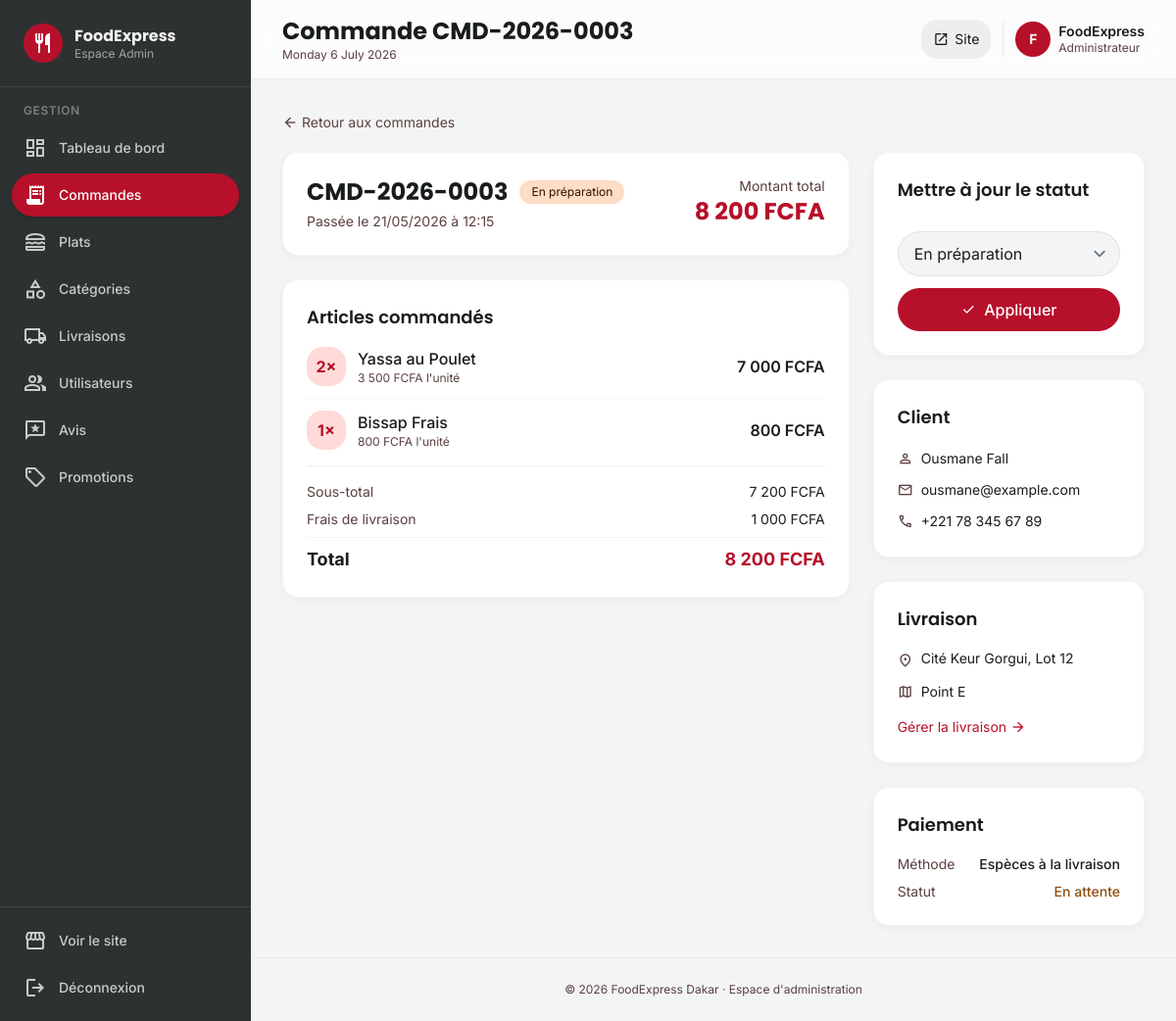
/admin/commande-detail.php?id=3 (signed in), run on the app's committed database.
### tables this page shows
CREATE TABLE IF NOT EXISTS commandes (
    id INT AUTO_INCREMENT PRIMARY KEY,
    numero VARCHAR(20) NOT NULL UNIQUE,
    user_id INT NOT NULL,
    sous_total DECIMAL(10,2) NOT NULL,
    frais_livraison DECIMAL(10,2) DEFAULT 1000.00,
    reduction DECIMAL(10,2) DEFAULT 0.00,
    code_promo VARCHAR(50) DEFAULT NULL,
    total DECIMAL(10,2) NOT NULL,
    adresse_livraison VARCHAR(255) NOT NULL,
    quartier VARCHAR(100) NOT NULL,
    telephone VARCHAR(30) NOT NULL,
    instructions TEXT,
    statut ENUM('en_attente','confirmee','en_preparation','en_livraison','livree','annulee') DEFAULT 'en_attente',
    methode_paiement ENUM('especes','wave','orange_money','carte') DEFAULT 'especes',
    created_at DATETIME DEFAULT CURRENT_TIMESTAMP,
    updated_at DATETIME DEFAULT CURRENT_TIMESTAMP ON UPDATE CURRENT_TIMESTAMP,
    FOREIGN KEY (user_id) REFERENCES users(id) ON DELETE CASCADE,
    INDEX idx_user (user_id),
    INDEX idx_statut (statut),
    INDEX idx_numero (numero)
);

CREATE TABLE IF NOT EXISTS details_commandes (
    id INT AUTO_INCREMENT PRIMARY KEY,
    commande_id INT NOT NULL,
    plat_id INT NOT NULL,
    nom_plat VARCHAR(150) NOT NULL,
    prix_unitaire DECIMAL(10,2) NOT NULL,
    quantite INT NOT NULL,
    sous_total DECIMAL(10,2) NOT NULL,
    options VARCHAR(500) DEFAULT NULL,
    FOREIGN KEY (commande_id) REFERENCES commandes(id) ON DELETE CASCADE,
    FOREIGN KEY (plat_id) REFERENCES plats(id) ON DELETE RESTRICT,
    INDEX idx_commande (commande_id)
);

CREATE TABLE IF NOT EXISTS users (
    id INT AUTO_INCREMENT PRIMARY KEY,
    nom VARCHAR(100) NOT NULL,
    prenom VARCHAR(100) NOT NULL,
    email VARCHAR(150) NOT NULL UNIQUE,
    telephone VARCHAR(30) DEFAULT NULL,
    adresse VARCHAR(255) DEFAULT NULL,
    quartier VARCHAR(100) DEFAULT NULL,
    password_hash VARCHAR(255) NOT NULL,
    role ENUM('client','admin') NOT NULL DEFAULT 'client',
    avatar VARCHAR(255) DEFAULT NULL,
    reset_token VARCHAR(255) DEFAULT NULL,
    reset_expires DATETIME DEFAULT NULL,
    created_at DATETIME DEFAULT CURRENT_TIMESTAMP,
    INDEX idx_email (email),
    INDEX idx_role (role)
);

### includes/functions.php (called while the page is built, shortened)
<?php
function e($value) {
    return htmlspecialchars((string)$value, ENT_QUOTES | ENT_HTML5, 'UTF-8');
}
function formatPrice($amount) {
    return number_format((float)$amount, 0, ',', ' ') . ' FCFA';
}
function statutLabel($statut) {
    $labels = [
        'en_attente'      => ['En attente', 'bg-secondary-container text-on-secondary-container'],
        'confirmee'       => ['Confirmée', 'bg-tertiary-fixed text-on-tertiary-fixed'],
        'en_preparation'  => ['En préparation', 'bg-secondary-fixed text-on-secondary-fixed'],
        'en_livraison'    => ['En livraison', 'bg-primary-fixed text-on-primary-fixed'],
        'livree'          => ['Livrée', 'bg-tertiary text-on-tertiary'],
        'annulee'         => ['Annulée', 'bg-error-container text-on-error-container'],
    ];
    return $labels[$statut] ?? [$statut, 'bg-gray-200'];
}
function paiementLabel($methode) {
    return [
        'especes'       => 'Espèces à la livraison',
        'wave'          => 'Wave',
        'orange_money'  => 'Orange Money',
        'carte'         => 'Carte bancaire',
    ][$methode] ?? $methode;
}

### admin/commande-detail.php (the view, shortened to what this page needs)
<?php
require_once __DIR__ . '/../config/database.php';
$id = (int)($_GET['id'] ?? 0);
$stmt = $pdo->prepare("
    SELECT c.*, u.prenom, u.nom, u.email, u.telephone AS tel_user
    FROM commandes c JOIN users u ON u.id = c.user_id
    WHERE c.id = ?
");
$stmt->execute([$id]);
$commande = $stmt->fetch();
$stmt = $pdo->prepare("SELECT * FROM details_commandes WHERE commande_id = ?");
$stmt->execute([$id]);
$details = $stmt->fetchAll();
$stmt = $pdo->prepare("SELECT * FROM paiements WHERE commande_id = ? LIMIT 1");
$stmt->execute([$id]);
$paiement = $stmt->fetch();
[$label, $cls] = statutLabel($commande['statut']);
include __DIR__ . '/../includes/admin-sidebar.php';
?>
<div class="mb-4">
    <a href="commandes.php" class="inline-flex items-center gap-1 text-sm text-on-surface-variant hover:text-primary">
        <span class="material-symbols-outlined text-base">arrow_back</span> Retour aux commandes
    </a>
</div>
<div class="grid grid-cols-1 lg:grid-cols-3 gap-6">
    <div class="lg:col-span-2 space-y-6">
        <div class="bg-white rounded-2xl p-6 shadow-soft border border-outline-variant/20">
            <div class="flex items-start justify-between flex-wrap gap-3">
                <div>
                    <div class="flex items-center gap-3">
                        <h2 class="font-display font-bold text-2xl"><?= e($commande['numero']) ?></h2>
                        <span class="text-xs px-3 py-1 rounded-full <?= $cls ?>"><?= $label ?></span>
                    </div>
                    <p class="text-sm text-on-surface-variant mt-1">
                        Passée le <?= date('d/m/Y à H:i', strtotime($commande['created_at'])) ?>
                    </p>
                </div>
                <div class="text-right">
                    <div class="text-sm text-on-surface-variant">Montant total</div>
                    <div class="font-display font-bold text-2xl text-primary"><?= formatPrice($commande['total']) ?></div>
                </div>
            </div>
        </div>
        <div class="bg-white rounded-2xl p-6 shadow-soft border border-outline-variant/20">
            <h3 class="font-display font-semibold text-lg mb-4">Articles commandés</h3>
            <div class="space-y-3">
                <?php foreach ($details as $d): ?>
                    <div class="flex items-center gap-3 pb-3 border-b border-outline-variant/15 last:border-0 last:pb-0">
                        <div class="w-10 h-10 rounded-lg bg-primary-fixed text-primary font-bold flex items-center justify-center flex-shrink-0">
                            <?= $d['quantite'] ?>×
                        </div>
                        <div class="flex-1">
                            <div class="font-medium"><?= e($d['nom_plat']) ?></div>
                            <div class="text-xs text-on-surface-variant"><?= formatPrice($d['prix_unitaire']) ?> l'unité</div>
                        </div>
                        <div class="font-semibold"><?= formatPrice($d['sous_total']) ?></div>
                    </div>
                <?php endforeach; ?>
            </div>
            <div class="mt-4 pt-4 border-t border-outline-variant/30 space-y-2 text-sm">
                <div class="flex justify-between"><span class="text-on-surface-variant">Sous-total</span><span><?= formatPrice($commande['sous_total']) ?></span></div>
                <div class="flex justify-between"><span class="text-on-surface-variant">Frais de livraison</span><span><?= formatPrice($commande['frais_livraison']) ?></span></div>
                <div class="flex justify-between font-display font-bold text-lg pt-2 border-t border-outline-variant/20">
                    <span>Total</span><span class="text-primary"><?= formatPrice($commande['total']) ?></span>
                </div>
            </div>
        </div>
    </div>
    <div class="space-y-6">
        <div class="bg-white rounded-2xl p-6 shadow-soft border border-outline-variant/20">
            <h3 class="font-display font-semibold text-lg mb-4">Mettre à jour le statut</h3>
            <form method="post" class="space-y-3">
                <select name="statut" class="w-full px-4 py-2.5 bg-surface-container-low border border-outline-variant/40 rounded-xl focus:border-primary">
                    <?php
                    $statuts = ['en_attente'=>'En attente','confirmee'=>'Confirmée','en_preparation'=>'En préparation','en_livraison'=>'En livraison','livree'=>'Livrée','annulee'=>'Annulée'];
                    foreach ($statuts as $k => $v): ?>
                        <option value="<?= $k ?>" <?= $commande['statut'] === $k ? 'selected' : '' ?>><?= $v ?></option>
                    <?php endforeach; ?>
                </select>
                <button class="w-full py-2.5 bg-primary text-white font-medium rounded-xl hover:brightness-110 active:scale-95 transition-all flex items-center justify-center gap-2">
                    <span class="material-symbols-outlined text-base">check</span> Appliquer
                </button>
            </form>
        </div>
        <div class="bg-white rounded-2xl p-6 shadow-soft border border-outline-variant/20">
            <h3 class="font-display font-semibold text-lg mb-4">Client</h3>
            <div class="space-y-2 text-sm">
                <div class="flex items-center gap-2"><span class="material-symbols-outlined text-on-surface-variant text-base">person</span> <?= e($commande['prenom'] . ' ' . $commande['nom']) ?></div>
                <div class="flex items-center gap-2"><span class="material-symbols-outlined text-on-surface-variant text-base">mail</span> <?= e($commande['email']) ?></div>
                <div class="flex items-center gap-2"><span class="material-symbols-outlined text-on-surface-variant text-base">phone</span> <?= e($commande['telephone']) ?></div>
            </div>
        </div>
        <div class="bg-white rounded-2xl p-6 shadow-soft border border-outline-variant/20">
            <h3 class="font-display font-semibold text-lg mb-4">Livraison</h3>
            <div class="space-y-2 text-sm">
                <div class="flex items-start gap-2"><span class="material-symbols-outlined text-on-surface-variant text-base">location_on</span> <span><?= e($commande['adresse_livraison']) ?></span></div>
                <div class="flex items-center gap-2"><span class="material-symbols-outlined text-on-surface-variant text-base">map</span> <?= e($commande['quartier']) ?></div>
            </div>
            <a href="livraisons.php" class="inline-flex items-center gap-1 text-sm text-primary hover:underline mt-3">
                Gérer la livraison <span class="material-symbols-outlined text-base">arrow_forward</span>
            </a>
        </div>
        <div class="bg-white rounded-2xl p-6 shadow-soft border border-outline-variant/20">
            <h3 class="font-display font-semibold text-lg mb-4">Paiement</h3>
            <div class="space-y-2 text-sm">
                <div class="flex items-center justify-between">
                    <span class="text-on-surface-variant">Méthode</span>
                    <span class="font-medium"><?= paiementLabel($commande['methode_paiement']) ?></span>
                </div>
                <?php if ($paiement): ?>
                    <div class="flex items-center justify-between">
                        <span class="text-on-surface-variant">Statut</span>
                        <?php
                        $pStatut = ['en_attente'=>['En attente','text-secondary'],'valide'=>['Validé','text-tertiary'],'echoue'=>['Échoué','text-error'],'rembourse'=>['Remboursé','text-on-surface-variant']];
                        [$pl, $pc] = $pStatut[$paiement['statut']] ?? ['—','text-on-surface-variant'];
                        ?>
                        <span class="font-medium <?= $pc ?>"><?= $pl ?></span>
                    </div>
                <?php endif; ?>
            </div>
        </div>
    </div>
</div>
<?php include __DIR__ . '/../includes/admin-footer.php'; ?>

### includes/head.php (style rules this page uses)
* { font-family: 'Inter', sans-serif; }
h1, h2, h3, h4, h5, .font-display { font-family: 'Poppins', sans-serif; }
.material-symbols-outlined { font-variation-settings: 'FILL' 0, 'wght' 400, 'GRAD' 0, 'opsz' 24; vertical-align: middle; }
body { background: #f8f9fa; color: #191c1d; }

### data on the page
commandes: numero "CMD-2026-0003", created_at "21/05/2026 à 12:15", total "8 200 FCFA", sous_total "7 200 FCFA", frais_livraison "1 000 FCFA", statut "En préparation", user.nom "Ousmane Fall", user.email "ousmane@example.com", telephone "+221 78 345 67 89", adresse_livraison "Cité Keur Gorgui, Lot 12", quartier "Point E", methode_paiement "Espèces à la livraison"
details_commandes: quantite "2", nom_plat "Yassa au Poulet", prix_unitaire "3 500 FCFA", sous_total "7 000 FCFA"
details_commandes: quantite "1", nom_plat "Bissap Frais", prix_unitaire "800 FCFA", sous_total "800 FCFA"

### other printed values
$item['label'] "Tableau de bord"
$item['label'] "Commandes"
$item['label'] "Plats"
$item['label'] "Catégories"
$item['label'] "Livraisons"
$item['label'] "Utilisateurs"
$item['label'] "Avis"
$item['label'] "Promotions"
$pageTitle "Commande CMD-2026-0003"
substr($_SESSION['user_prenom'] ?? 'A', 0, 1) "F"
$_SESSION['user_prenom'] "FoodExpress"
$label "En préparation"
$pl "En attente"
